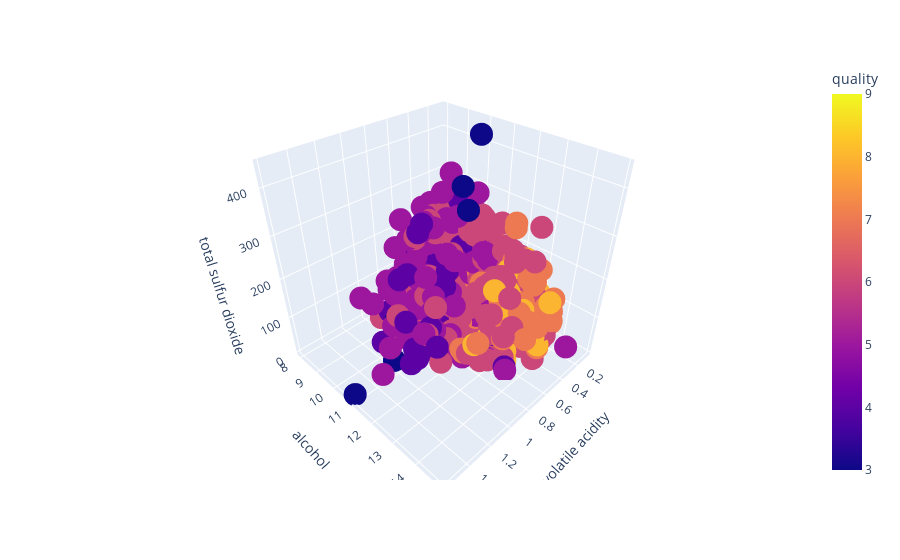
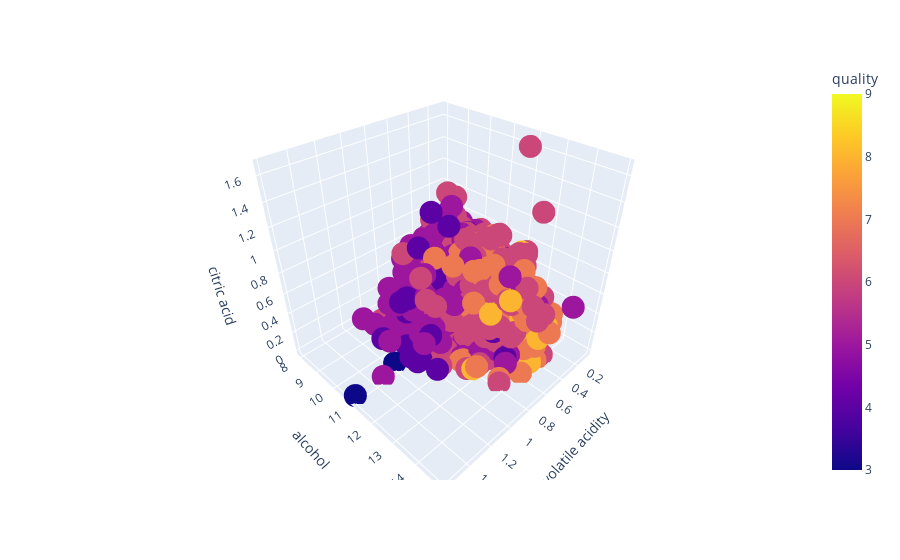
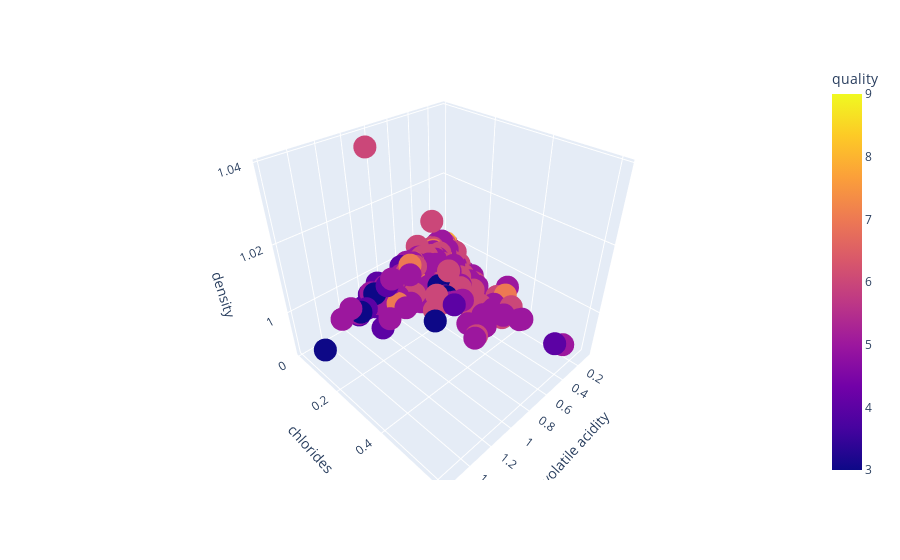
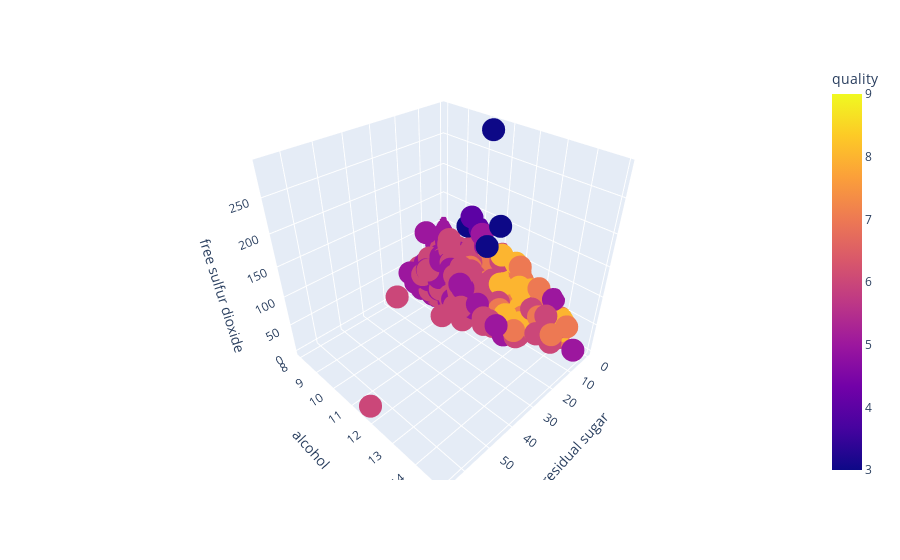

Notebook code cell kept with these figures, in order:
### Code cell
plotly.offline.init_notebook_mode(connected=True)
fig = px.scatter_3d(wines, x='volatile acidity', y='alcohol', z='total sulfur dioxide',
              color='quality')
#fig.write_html("animacion1_3D.html")
fig.show()

plotly.offline.init_notebook_mode(connected=True)
fig = px.scatter_3d(wines, x='volatile acidity', y='alcohol', z='citric acid',
              color='quality')
#fig.write_html("animacion1_3D.html")
fig.show()

plotly.offline.init_notebook_mode(connected=True)
fig = px.scatter_3d(wines, x='volatile acidity', y='chlorides', z='density',
              color='quality')
#fig.write_html("animacion1_3D.html")
fig.show()

plotly.offline.init_notebook_mode(connected=True)
fig = px.scatter_3d(wines, x='residual sugar', y='alcohol', z='free sulfur dioxide',
              color='quality')
#fig.write_html("animacion1_3D.html")
fig.show()

### Figure 1 — Plotly figure (JSON) as saved in the notebook; plotly's stock layout.template omitted (floating-point values rounded to 4 significant figures; data arrays with more than 128 entries replaced by an {"elided": "..."} marker saying what was removed)
{"data": [{"hovertemplate": "volatile acidity=%{x}<br>alcohol=%{y}<br>total sulfur dioxide=%{z}<br>quality=%{marker.color}<extra></extra>", "legendgroup": "", "marker": {"color": {"elided": "6497 int values"}, "coloraxis": "coloraxis", "symbol": "circle"}, "mode": "markers", "name": "", "scene": "scene", "showlegend": false, "type": "scatter3d", "x": {"elided": "6497 float values"}, "y": {"elided": "6497 float values"}, "z": {"elided": "6497 float values"}}], "layout": {"coloraxis": {"colorbar": {"title": {"text": "quality"}}, "colorscale": [[0, "#0d0887"], [0.1111, "#46039f"], [0.2222, "#7201a8"], [0.3333, "#9c179e"], [0.4444, "#bd3786"], [0.5556, "#d8576b"], [0.6667, "#ed7953"], [0.7778, "#fb9f3a"], [0.8889, "#fdca26"], [1, "#f0f921"]]}, "legend": {"tracegroupgap": 0}, "margin": {"t": 60}, "scene": {"domain": {"x": [0, 1], "y": [0, 1]}, "xaxis": {"title": {"text": "volatile acidity"}}, "yaxis": {"title": {"text": "alcohol"}}, "zaxis": {"title": {"text": "total sulfur dioxide"}}}}}

### Figure 2 — Plotly figure (JSON) as saved in the notebook; plotly's stock layout.template omitted (floating-point values rounded to 4 significant figures; data arrays with more than 128 entries replaced by an {"elided": "..."} marker saying what was removed)
{"data": [{"hovertemplate": "volatile acidity=%{x}<br>alcohol=%{y}<br>citric acid=%{z}<br>quality=%{marker.color}<extra></extra>", "legendgroup": "", "marker": {"color": {"elided": "6497 int values"}, "coloraxis": "coloraxis", "symbol": "circle"}, "mode": "markers", "name": "", "scene": "scene", "showlegend": false, "type": "scatter3d", "x": {"elided": "6497 float values"}, "y": {"elided": "6497 float values"}, "z": {"elided": "6497 float values"}}], "layout": {"coloraxis": {"colorbar": {"title": {"text": "quality"}}, "colorscale": [[0, "#0d0887"], [0.1111, "#46039f"], [0.2222, "#7201a8"], [0.3333, "#9c179e"], [0.4444, "#bd3786"], [0.5556, "#d8576b"], [0.6667, "#ed7953"], [0.7778, "#fb9f3a"], [0.8889, "#fdca26"], [1, "#f0f921"]]}, "legend": {"tracegroupgap": 0}, "margin": {"t": 60}, "scene": {"domain": {"x": [0, 1], "y": [0, 1]}, "xaxis": {"title": {"text": "volatile acidity"}}, "yaxis": {"title": {"text": "alcohol"}}, "zaxis": {"title": {"text": "citric acid"}}}}}

### Figure 3 — Plotly figure (JSON) as saved in the notebook; plotly's stock layout.template omitted (floating-point values rounded to 4 significant figures; data arrays with more than 128 entries replaced by an {"elided": "..."} marker saying what was removed)
{"data": [{"hovertemplate": "volatile acidity=%{x}<br>chlorides=%{y}<br>density=%{z}<br>quality=%{marker.color}<extra></extra>", "legendgroup": "", "marker": {"color": {"elided": "6497 int values"}, "coloraxis": "coloraxis", "symbol": "circle"}, "mode": "markers", "name": "", "scene": "scene", "showlegend": false, "type": "scatter3d", "x": {"elided": "6497 float values"}, "y": {"elided": "6497 float values"}, "z": {"elided": "6497 float values"}}], "layout": {"coloraxis": {"colorbar": {"title": {"text": "quality"}}, "colorscale": [[0, "#0d0887"], [0.1111, "#46039f"], [0.2222, "#7201a8"], [0.3333, "#9c179e"], [0.4444, "#bd3786"], [0.5556, "#d8576b"], [0.6667, "#ed7953"], [0.7778, "#fb9f3a"], [0.8889, "#fdca26"], [1, "#f0f921"]]}, "legend": {"tracegroupgap": 0}, "margin": {"t": 60}, "scene": {"domain": {"x": [0, 1], "y": [0, 1]}, "xaxis": {"title": {"text": "volatile acidity"}}, "yaxis": {"title": {"text": "chlorides"}}, "zaxis": {"title": {"text": "density"}}}}}

### Figure 4 — Plotly figure (JSON) as saved in the notebook; plotly's stock layout.template omitted (floating-point values rounded to 4 significant figures; data arrays with more than 128 entries replaced by an {"elided": "..."} marker saying what was removed)
{"data": [{"hovertemplate": "residual sugar=%{x}<br>alcohol=%{y}<br>free sulfur dioxide=%{z}<br>quality=%{marker.color}<extra></extra>", "legendgroup": "", "marker": {"color": {"elided": "6497 int values"}, "coloraxis": "coloraxis", "symbol": "circle"}, "mode": "markers", "name": "", "scene": "scene", "showlegend": false, "type": "scatter3d", "x": {"elided": "6497 float values"}, "y": {"elided": "6497 float values"}, "z": {"elided": "6497 float values"}}], "layout": {"coloraxis": {"colorbar": {"title": {"text": "quality"}}, "colorscale": [[0, "#0d0887"], [0.1111, "#46039f"], [0.2222, "#7201a8"], [0.3333, "#9c179e"], [0.4444, "#bd3786"], [0.5556, "#d8576b"], [0.6667, "#ed7953"], [0.7778, "#fb9f3a"], [0.8889, "#fdca26"], [1, "#f0f921"]]}, "legend": {"tracegroupgap": 0}, "margin": {"t": 60}, "scene": {"domain": {"x": [0, 1], "y": [0, 1]}, "xaxis": {"title": {"text": "residual sugar"}}, "yaxis": {"title": {"text": "alcohol"}}, "zaxis": {"title": {"text": "free sulfur dioxide"}}}}}
